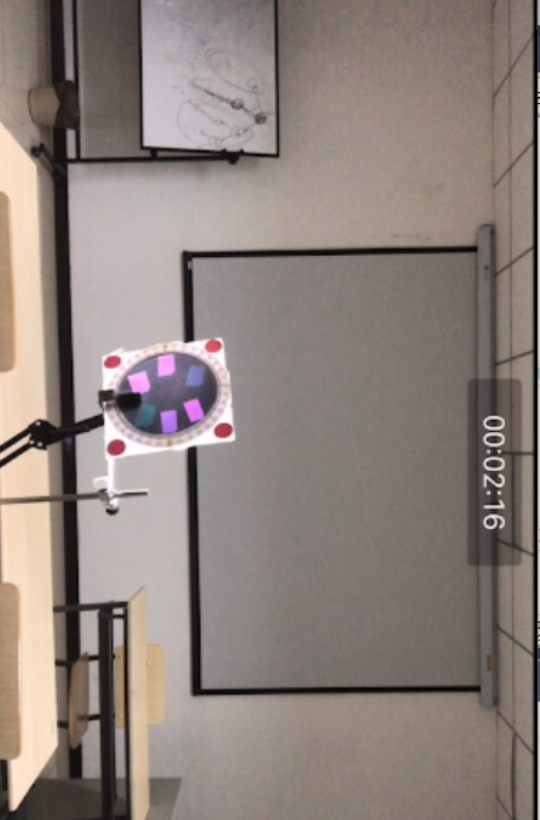
#> input picture src/data/0.png, 540 x 820 px
$ python -i contour_base.py   (imports and definitions only)   (Python 2 division)   (older library calls are emulated)
#> lines starting #> are read from the running program, lines starting #| are printed output that depends on the picture
import imutils
import cv2
import numpy as np


def find_center(img_list):

    for img in img_list:
        # 转到HSV空间
        image = cv2.imread(img)
        hue_image = cv2.cvtColor(image, cv2.COLOR_BGR2HSV)

        # 用颜色分割图像 取出红色的像素
        low_range = np.array([156, 80, 100])
        high_range = np.array([180, 255, 255])

        # inRange得到的是二值图像 在范围内的像素置为白色 范围之外的设为黑色
        th = cv2.inRange(hue_image, low_range, high_range)

        # 高斯平滑轮廓
        blur = cv2.GaussianBlur(th, (3, 3), 0)

        # 膨胀
        dilated = cv2.dilate(blur, cv2.getStructuringElement(cv2.MORPH_ELLIPSE, (3, 3)), iterations=2)
        # can = cv2.Canny(blur, 200, 255)

        # findContours 找到外部轮廓  该函数只接受二值图像即黑白的 灰度图也不行
        cnts = cv2.findContours(dilated, cv2.RETR_EXTERNAL, cv2.CHAIN_APPROX_SIMPLE)
        # cnts = cv2.findContours(dilated, cv2.RETR_EXTERNAL, cv2.CHAIN_APPROX_NONE)
        # cnts = cv2.findContours(dilated, cv2.RETR_EXTERNAL, cv2.CHAIN_APPROX_NONE)

        # 用以区分OpenCV2.4和OpenCV3
        cnts = cnts[0] if imutils.is_cv2() else cnts[1]

        print('center number:', len(cnts))
        for c in cnts:
            # 获取中心点
            M = cv2.moments(c)
            cX = int(M["m10"] / M["m00"])
            cY = int(M["m01"] / M["m00"])

            # 画出轮廓和中点
            # cv2.drawContours(image, [c], -1, (255, 255, 0), 1)
            cv2.circle(image, (cX, cY), 1, (0, 255, 0), -1)
            # cv2.putText(image, "center", (cX - 20, cY - 20), cv2.FONT_HERSHEY_SIMPLEX, 0.5, (255, 255, 255), 2)

            # 显示图像
        cv2.imshow("Image", image)
        cv2.waitKey(3000)

    cv2.destroyAllWindows()

base_dir = './data'
# [1 line that did not run here, left out]
# img_list = ['./data/0.png', './data/1.png', './data/3.png', './data/4.png']
# img_list = ['./data/3.png']
# [1 line not run here, left out]

>>> import cv2
>>> picture = cv2.imread('data/0.png', cv2.IMREAD_GRAYSCALE)
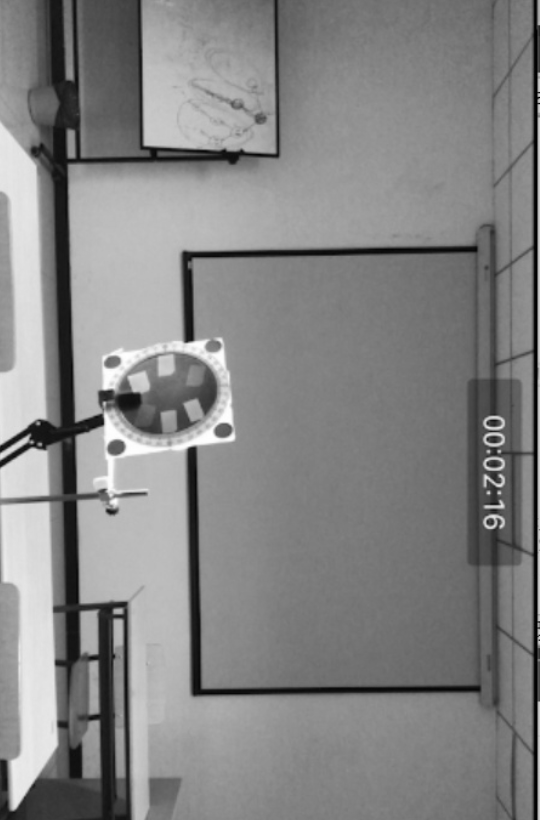
#> picture: shape (820, 540); min 0, max 255, mean 132.2
#> (the run stopped early here; a loop or call above may not have finished)
